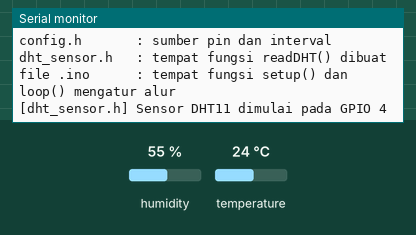
This sketch was run on a simulated ESP32. Parts: the last lines printed to the serial monitor. The test bench sets the inputs (shaded band); at power-on: humidity 55 %, temperature 24 °C.

Above: at 1.7 s.
1.8 s: humidity set to 22 %
At 3.2 s:
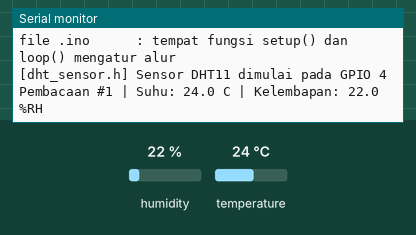
7.0 s: temperature set to 12 °C
At 9.2 s:
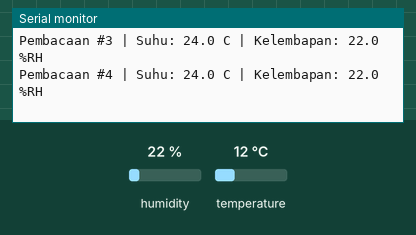
12.2 s: humidity set to 40 %
At 14.7 s:
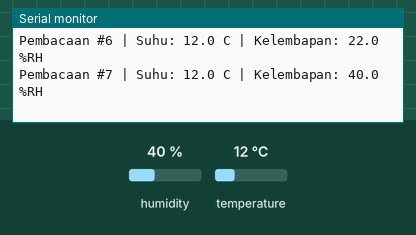
Timing chart, 0 to 16.2 s (numbered marks = the images above; inputs shaded):
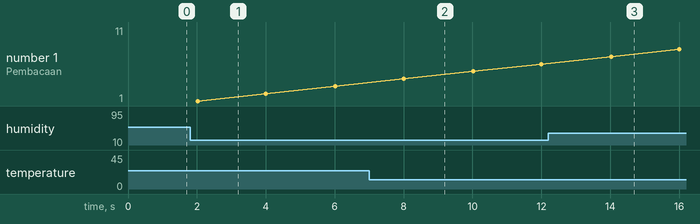

Measured:
- after the input at 1.8 s, the serial monitor: prints a new line after 0.22 s (image 1)
- after the input at 12.2 s, the serial monitor: prints a new line after 1.8 s (image 3)

The sketch:

00-Konsep-Modular.ino
```cpp
/*
============================================================
FOLDER PEMBELAJARAN: KONSEP MODULAR C++ / ARDUINO
File: 00-Konsep-Modular.ino

File ini adalah FILE PENGENDALI UTAMA.
File .ino boleh dipakai sebagai panduan alur program:
setup() menyiapkan perangkat, loop() menjalankan tugas.
============================================================

PERBANDINGAN SEDERHANA DENGAN HTML + CSS:

- class pada HTML adalah nama elemen.
- class pada CSS menentukan gaya.
- Di Arduino, nama fungsi pada file .ino juga adalah wadah.
- Definisi fungsi dicari pada file header .h yang dipanggil
  melalui #include.

CONTOH YANG SERING TIMBUL:

File ini memakai:
readDHT(currentTemperature, currentHumidity)

Nama readDHT berasal dari fungsi yang DIDEFINISIKAN
dalam dht_sensor.h.

Jadi urutannya:

1. .ino menyertakan header: #include "dht_sensor.h"
2. dht_sensor.h berisi deklarasi/definisi fungsi.
3. .ino memanggil nama readDHT(...)
4. Compiler membaca kembali kode fungsi tersebut lalu
   menggabungkannya menjadi satu program ESP32.

Pada Arduino, modul sensor bekerja seperti ini:

#include "dht_sensor.h"  -> membuka daftar modul
readDHT(...)             -> memanggil fungsi dari modul
inline bool readDHT(...) -> mencari kode fungsi yang dituju
============================================================
*/

// [1] Sertakan konfigurasi dan modul yang akan dipakai.
#include "config.h"
#include "dht_sensor.h"

// [2] Variabel milik file utama.
// Nilai dibaca oleh modul lalu disimpan di sini.

float currentTemperature = 0.0;
float currentHumidity = 0.0;

unsigned long lastReadMillis = 0;
unsigned long readCount = 0;

void setup() {

    Serial.begin(SERIAL_BAUD);
    delay(500);

    Serial.println(
        "=========================================="
    );

    Serial.println(
        "BELAJAR KONSEP MODULAR ESP32 + HEADER .h"
    );

    Serial.println(
        "=========================================="
    );

    Serial.println(
        "config.h       : sumber pin dan interval"
    );

    Serial.println(
        "dht_sensor.h   : tempat fungsi readDHT() dibuat"
    );

    Serial.println(
        "file .ino      : tempat fungsi setup() dan loop() mengatur alur"
    );

    // Fungsi initDHT() berasal dari dht_sensor.h.
    // Fungsi ini dipanggil hanya sekali karena .ino ini
    // berada dalam setup().

    initDHT();
}

void loop() {

    unsigned long nowMillis = millis();

    // Pewaktuan non-blocking, sama seperti berkonsultasi
    // waktu dengan millis().

    if (nowMillis - lastReadMillis >= SENSOR_READ_INTERVAL) {

        lastReadMillis = nowMillis;
        readCount++;

        /*
        FUNGSI DIPANGGIL DI SINI:

        readDHT adalah nama fungsi yang didefinisikan
        pada dht_sensor.h.

        Dua variabel diteruskan dengan tanda &,
        sehingga dht_sensor.h dapat mengubah nilai
        currentTemperature dan currentHumidity
        secara langsung.

        Setelah return true:
        - currentTemperature berisi suhu Celsius.
        - currentHumidity berisi kelembapan persen RH.

        Setelah return false:
        - Pembacaan dianggap gagal, misalnya checksum
          sensor atau pembacaan NaN.
        */

        if (readDHT(currentTemperature, currentHumidity)) {

            Serial.print("Pembacaan #");
            Serial.print(readCount);

            Serial.print(" | Suhu: ");
            Serial.print(currentTemperature, 1);

            Serial.print(" C | Kelembapan: ");
            Serial.print(currentHumidity, 1);

            Serial.println(" %RH");

        } else {

            Serial.println(
                "Sensor gagal dibaca; periksa DHT11 dan kabel data."
            );
        }
    }
}
```

dht_sensor.h
```cpp
/*
============================================================
File: dht_sensor.h

File ini berisi definisi modul sensor DHT11.
File .ino hanya memanggil:
- initDHT();
- readDHT(currentTemperature, currentHumidity);

File ini mirip daftar modul/cetak biru yang menyediakan
fungsi kepada .ino.
============================================================
*/

// INCLUDE GUARD / PENGAMAN DUPLIKAT

#ifndef CONTOH_DHT_SENSOR_H
#define CONTOH_DHT_SENSOR_H

#include <DHT.h>
#include "config.h"

// static di sini membatasi objek agar tidak bertabrakan
// pada unit kompilasi.

static DHT sensorExample(DHT_PIN, DHT_TYPE);

/*
initDHT()

Dipanggil dari setup() pada file .ino.
Mengaktifkan komunikasi sensor pada pin yang telah
ditentukan config.h.
*/

inline void initDHT() {
    sensorExample.begin();

    Serial.println(
        "[dht_sensor.h] Sensor DHT11 dimulai pada GPIO "
        + String(DHT_PIN)
    );
}

/*
readDHT()

Ini adalah satu-satunya tempat fungsi readDHT()
dibuat pada contoh ini.

Tempat pemanggilan tidak menentukan tempat pembuatannya.
*/

// Parameter menggunakan referensi (&)
inline bool readDHT(float &temp, float &hum) {

    float temperature = sensorExample.readTemperature();
    float humidity = sensorExample.readHumidity();

    // Library mengembalikan NaN jika pembacaan tidak valid.
    if (isnan(temperature) || isnan(humidity)) {

        Serial.println(
            "[dht_sensor.h] ERROR: pembacaan DHT11 tidak valid"
        );

        return false;
    }

    temp = temperature;
    hum = humidity;

    return true;
}

#endif // CONTOH_DHT_SENSOR_H
```

config.h
```cpp
#ifndef CONTOH_CONFIG_H
#define CONTOH_CONFIG_H

#include <arduino.h>

#define DHT_PIN       4
#define DHT_TYPE      DHT11
#define SERIAL_BAUD   115200
#define SENSOR_READ_INTERVAL 2000

#endif
```
